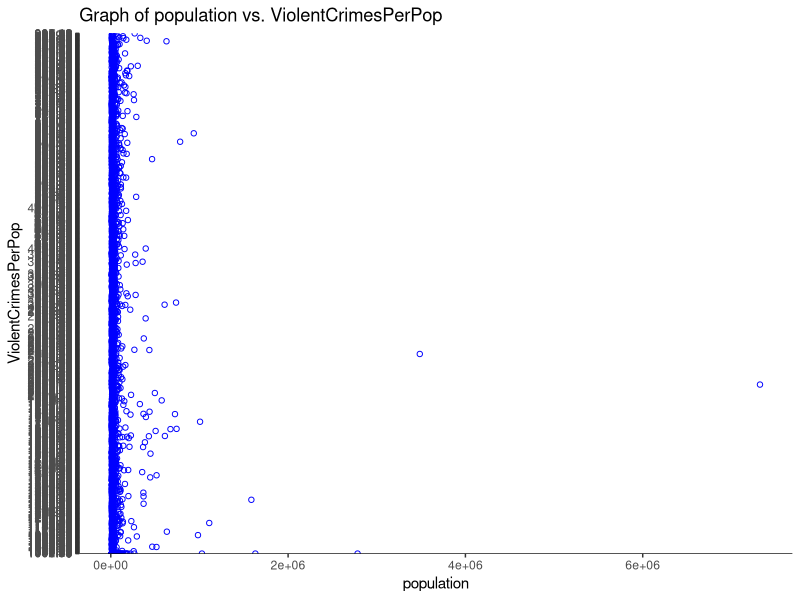
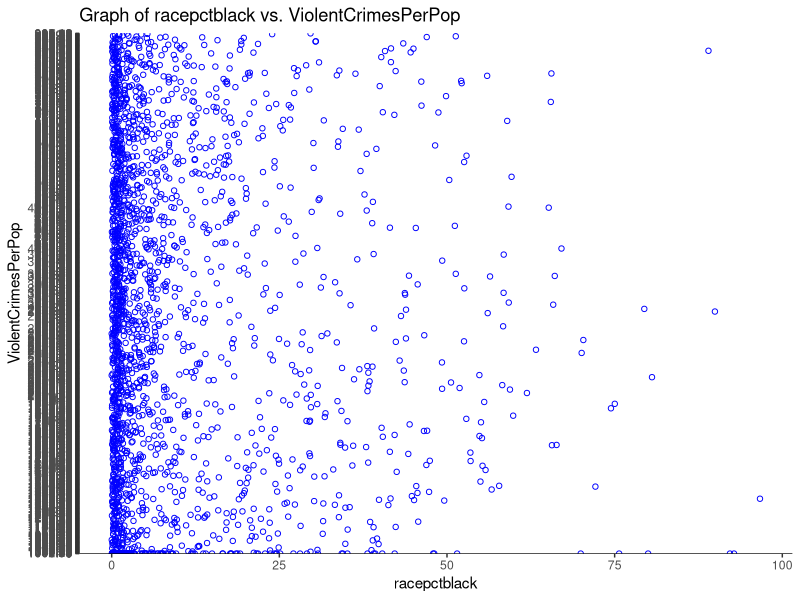
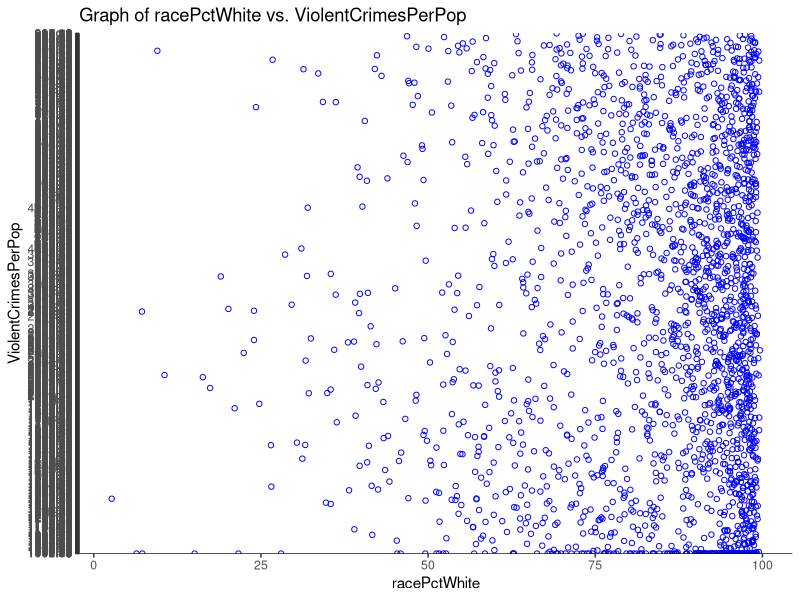
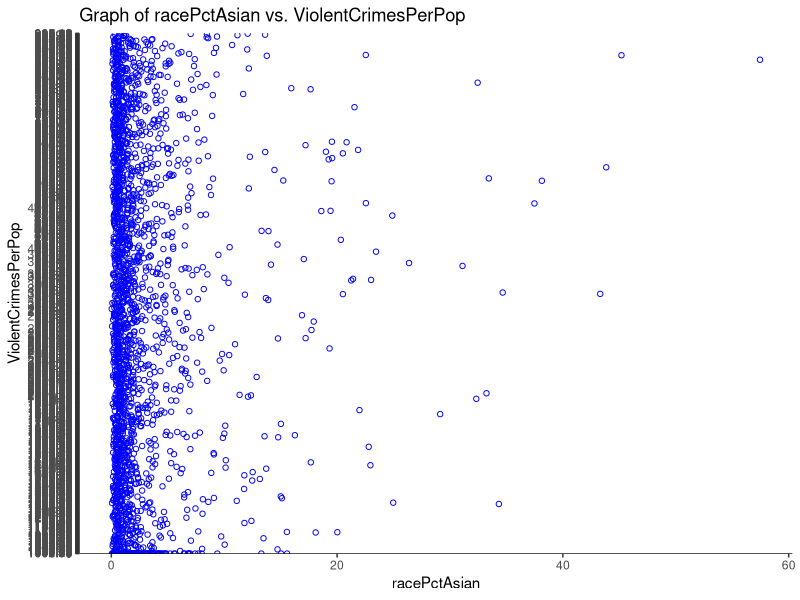
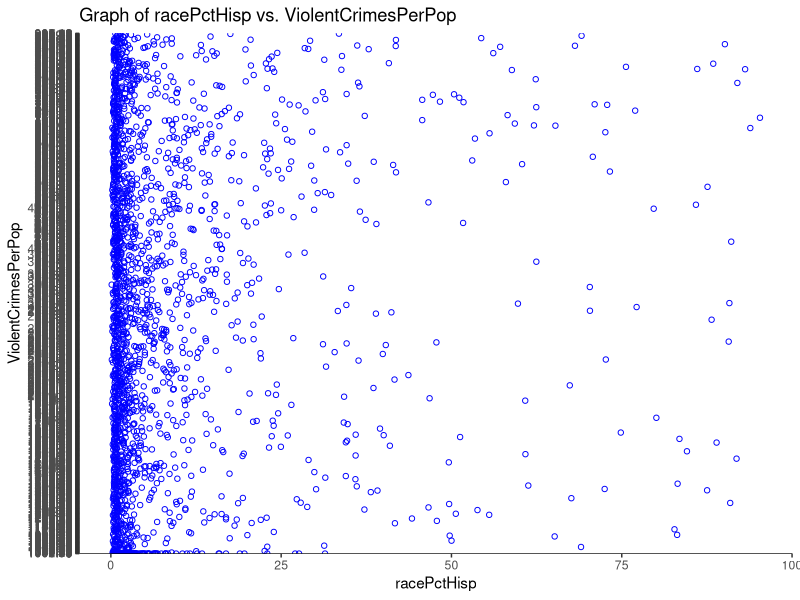
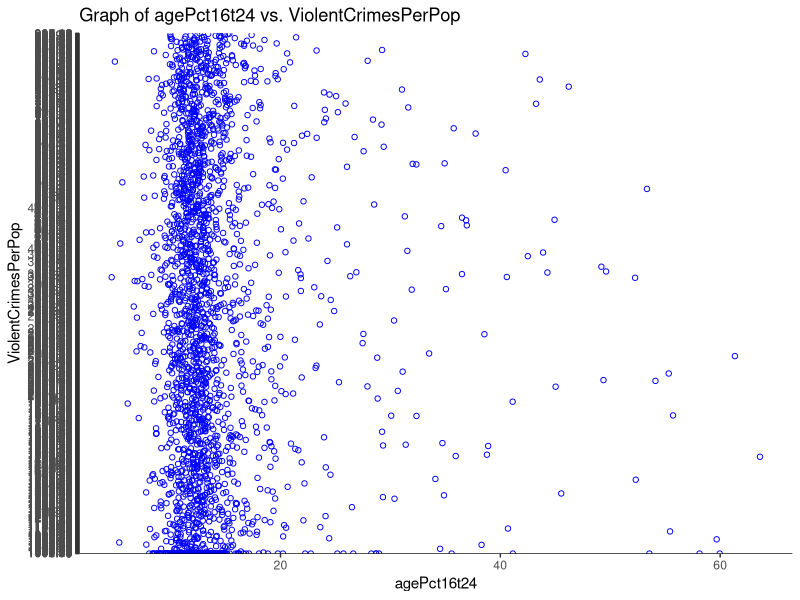
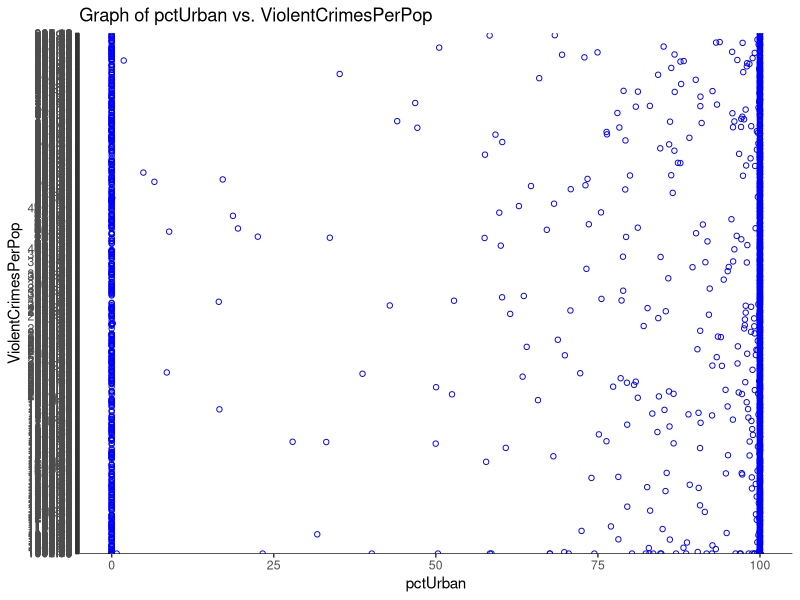
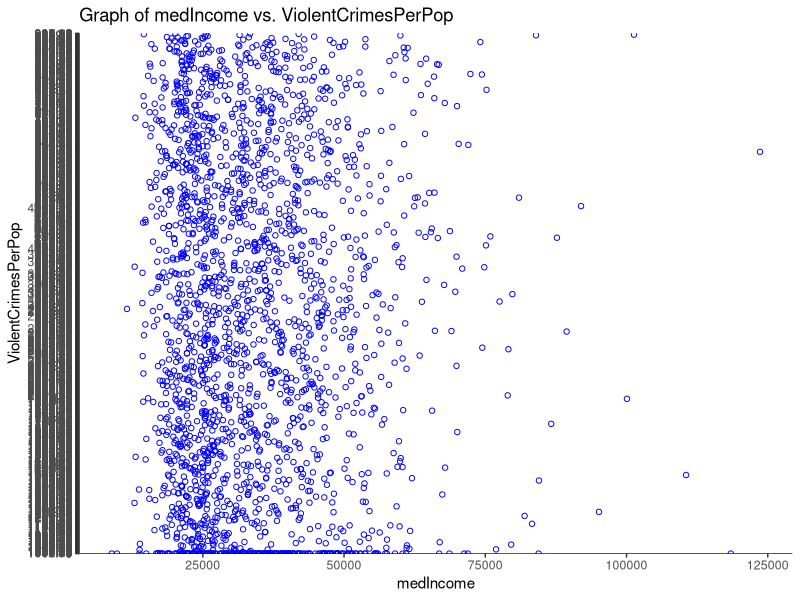

Reproduce these figures in R, in order.
## ---- chunk 1
library(tidyverse)
library(broom)
library(knitr) 
library(rms)
## ---- chunk 2
crime <- read_csv("CommViolPredUnnormalizedDataHeaders.csv")
## ---- chunk 3
ggplot(data=crime, mapping=aes(x=population, y=ViolentCrimesPerPop)) +
  geom_point(color="blue", shape=1) +
  geom_hline(yintercept=0, color="black") +
  labs(title="Graph of population vs. ViolentCrimesPerPop",
    x="population",
    y="ViolentCrimesPerPop")

ggplot(data=crime, mapping=aes(x=racepctblack, y=ViolentCrimesPerPop)) +
  geom_point(color="blue", shape=1) +
  geom_hline(yintercept=0, color="black") +
  labs(title="Graph of racepctblack vs. ViolentCrimesPerPop",
    x="racepctblack",
    y="ViolentCrimesPerPop")

ggplot(data=crime, mapping=aes(x=racePctWhite, y=ViolentCrimesPerPop)) +
  geom_point(color="blue", shape=1) +
  geom_hline(yintercept=0, color="black") +
  labs(title="Graph of racePctWhite vs. ViolentCrimesPerPop",
    x="racePctWhite",
    y="ViolentCrimesPerPop")

ggplot(data=crime, mapping=aes(x=racePctAsian, y=ViolentCrimesPerPop)) +
  geom_point(color="blue", shape=1) +
  geom_hline(yintercept=0, color="black") +
  labs(title="Graph of racePctAsian vs. ViolentCrimesPerPop",
    x="racePctAsian",
    y="ViolentCrimesPerPop")

ggplot(data=crime, mapping=aes(x=racePctHisp, y=ViolentCrimesPerPop)) +
  geom_point(color="blue", shape=1) +
  geom_hline(yintercept=0, color="black") +
  labs(title="Graph of racePctHisp vs. ViolentCrimesPerPop",
    x="racePctHisp",
    y="ViolentCrimesPerPop")

ggplot(data=crime, mapping=aes(x=agePct16t24, y=ViolentCrimesPerPop)) +
  geom_point(color="blue", shape=1) +
  geom_hline(yintercept=0, color="black") +
  labs(title="Graph of agePct16t24 vs. ViolentCrimesPerPop",
    x="agePct16t24",
    y="ViolentCrimesPerPop")

ggplot(data=crime, mapping=aes(x=pctUrban, y=ViolentCrimesPerPop)) +
  geom_point(color="blue", shape=1) +
  geom_hline(yintercept=0, color="black") +
  labs(title="Graph of pctUrban vs. ViolentCrimesPerPop",
    x="pctUrban",
    y="ViolentCrimesPerPop")

ggplot(data=crime, mapping=aes(x=medIncome, y=ViolentCrimesPerPop)) +
  geom_point(color="blue", shape=1) +
  geom_hline(yintercept=0, color="black") +
  labs(title="Graph of medIncome vs. ViolentCrimesPerPop",
    x="medIncome",
    y="ViolentCrimesPerPop")

## ---- chunk 4
glimpse(crime)
